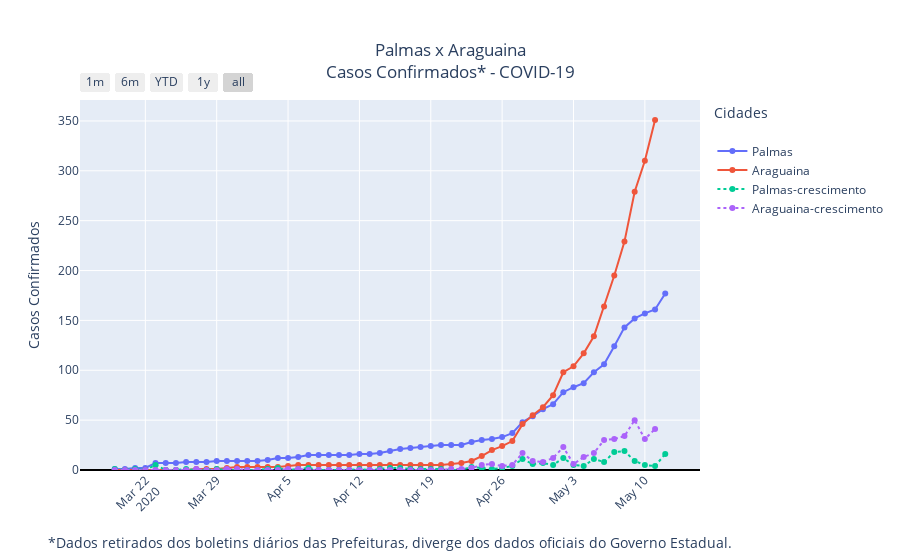

Notebook cell for this chart:
### Code cell
import pandas as pd
from openpyxl import load_workbook
import plotly.offline as py
import plotly.graph_objs as go
import plotly.express as px

py.init_notebook_mode(connected=True)

wb = load_workbook('corona.xlsx')
sheet = wb.active
data = []
palmas = []
araguaina = []
palmas1 = []
araguaina1 = []

for value,value2,value3,value4,value5 in sheet.iter_rows(min_row=2,
                             min_col=1,
                             max_col=5,
                             values_only=True):
    #print(value)
    
    data.append(value)
    palmas.append(value2)
    araguaina.append(value3)
    palmas1.append(value4)
    araguaina1.append(value5)
    
    
layout = go.Layout(title={
                        'text': "Palmas x Araguaina<BR>Casos Confirmados* - COVID-19",
                        'y':0.9,
                        'x':0.5,
                        'xanchor': 'center',
                        'yanchor': 'top'},
                   yaxis={'title':'Casos Confirmados'},
                   xaxis={'title':'*Dados retirados dos boletins diários das Prefeituras, diverge dos dados oficiais do Governo Estadual.'},
                   legend_title_text='Cidades<BR>'
                   )

trace = go.Scatter(x = data,
                   y = palmas,
                   mode = 'markers+lines',
                   name = 'Palmas',
                   #text=palmas,
                   textposition="top center")
trace1 = go.Scatter(x = data,
                   y = araguaina,
                   mode = 'markers+lines',
                   name = 'Araguaina',
                   #text=araguaina,
                   textposition="top center")

trace2 = go.Scatter(x = data,
                   y = palmas1,
                   mode = 'markers+lines',
                   name = 'Palmas-crescimento',
                   #text=palmas,
                   textposition="top center",
                   line=dict(dash='dot'))
trace3 = go.Scatter(x = data,
                   y = araguaina1,
                   mode = 'markers+lines',
                   name = 'Araguaina-crescimento',
                   #text=araguaina,
                   textposition="top center",
                   line=dict(dash='dot'))





data = [trace,trace1,trace2,trace3]

# Criando figura que será exibida

fig = go.Figure(data=data, layout=layout)

fig.update_xaxes(
    #rangeslider_visible=True,
    rangeselector=dict(
        buttons=list([
            dict(count=1, label="1m", step="month", stepmode="backward"),
            dict(count=6, label="6m", step="month", stepmode="backward"),
            dict(count=1, label="YTD", step="year", stepmode="todate"),
            dict(count=1, label="1y", step="year", stepmode="backward"),
            dict(step="all")
        ])
    )
)



fig.update_yaxes(zeroline=True, zerolinewidth=2, zerolinecolor='black')


i=-1
while araguaina[i] is None :
    i=i-1

maiora = araguaina[i]

i=-1
while palmas[i] is None :
    i=i-1

maiorp = palmas[i]

if maiora >= maiorp :
    maior = maiora
else:
    maior = maiorp

fig.update_yaxes(range=[0,maior+20])
fig.update_xaxes(tickangle=-45)

fig.update_layout(hovermode="x")


# Exibindo figura/gráfico


fig.write_html("grafico.html")
py.iplot(fig)

### Figure 1 — Plotly figure (JSON) as saved in the notebook; plotly's stock layout.template omitted (floating-point values rounded to 4 significant figures)
{"data": [{"mode": "markers+lines", "name": "Palmas", "textposition": "top center", "type": "scatter", "x": ["2020-03-19T00:00:00", "2020-03-20T00:00:00", "2020-03-21T00:00:00", "2020-03-22T00:00:00", "2020-03-23T00:00:00", "2020-03-24T00:00:00", "2020-03-25T00:00:00", "2020-03-26T00:00:00", "2020-03-27T00:00:00", "2020-03-28T00:00:00", "2020-03-29T00:00:00", "2020-03-30T00:00:00", "2020-03-31T00:00:00", "2020-04-01T00:00:00", "2020-04-02T00:00:00", "2020-04-03T00:00:00", "2020-04-04T00:00:00", "2020-04-05T00:00:00", "2020-04-06T00:00:00", "2020-04-07T00:00:00", "2020-04-08T00:00:00", "2020-04-09T00:00:00", "2020-04-10T00:00:00", "2020-04-11T00:00:00", "2020-04-12T00:00:00", "2020-04-13T00:00:00", "2020-04-14T00:00:00", "2020-04-15T00:00:00", "2020-04-16T00:00:00", "2020-04-17T00:00:00", "2020-04-18T00:00:00", "2020-04-19T00:00:00", "2020-04-20T00:00:00", "2020-04-21T00:00:00", "2020-04-22T00:00:00", "2020-04-23T00:00:00", "2020-04-24T00:00:00", "2020-04-25T00:00:00", "2020-04-26T00:00:00", "2020-04-27T00:00:00", "2020-04-28T00:00:00", "2020-04-29T00:00:00", "2020-04-30T00:00:00", "2020-05-01T00:00:00", "2020-05-02T00:00:00", "2020-05-03T00:00:00", "2020-05-04T00:00:00", "2020-05-05T00:00:00", "2020-05-06T00:00:00", "2020-05-07T00:00:00", "2020-05-08T00:00:00", "2020-05-09T00:00:00", "2020-05-10T00:00:00", "2020-05-11T00:00:00", "2020-05-12T00:00:00", null], "y": [1, 1, 2, 2, 7, 7, 7, 8, 8, 8, 9, 9, 9, 9, 9, 10, 12, 12, 13, 15, 15, 15, 15, 15, 16, 16, 17, 19, 21, 22, 23, 24, 25, 25, 25, 28, 30, 31, 33, 37, 48, 54, 61, 66, 78, 83, 87, 98, 106, 124, 143, 152, 157, 161, 177, null]}, {"mode": "markers+lines", "name": "Araguaina", "textposition": "top center", "type": "scatter", "x": ["2020-03-19T00:00:00", "2020-03-20T00:00:00", "2020-03-21T00:00:00", "2020-03-22T00:00:00", "2020-03-23T00:00:00", "2020-03-24T00:00:00", "2020-03-25T00:00:00", "2020-03-26T00:00:00", "2020-03-27T00:00:00", "2020-03-28T00:00:00", "2020-03-29T00:00:00", "2020-03-30T00:00:00", "2020-03-31T00:00:00", "2020-04-01T00:00:00", "2020-04-02T00:00:00", "2020-04-03T00:00:00", "2020-04-04T00:00:00", "2020-04-05T00:00:00", "2020-04-06T00:00:00", "2020-04-07T00:00:00", "2020-04-08T00:00:00", "2020-04-09T00:00:00", "2020-04-10T00:00:00", "2020-04-11T00:00:00", "2020-04-12T00:00:00", "2020-04-13T00:00:00", "2020-04-14T00:00:00", "2020-04-15T00:00:00", "2020-04-16T00:00:00", "2020-04-17T00:00:00", "2020-04-18T00:00:00", "2020-04-19T00:00:00", "2020-04-20T00:00:00", "2020-04-21T00:00:00", "2020-04-22T00:00:00", "2020-04-23T00:00:00", "2020-04-24T00:00:00", "2020-04-25T00:00:00", "2020-04-26T00:00:00", "2020-04-27T00:00:00", "2020-04-28T00:00:00", "2020-04-29T00:00:00", "2020-04-30T00:00:00", "2020-05-01T00:00:00", "2020-05-02T00:00:00", "2020-05-03T00:00:00", "2020-05-04T00:00:00", "2020-05-05T00:00:00", "2020-05-06T00:00:00", "2020-05-07T00:00:00", "2020-05-08T00:00:00", "2020-05-09T00:00:00", "2020-05-10T00:00:00", "2020-05-11T00:00:00", "2020-05-12T00:00:00", null], "y": [0, 0, 0, 0, 0, 0, 0, 0, 1, 1, 1, 2, 3, 3, 3, 3, 3, 4, 5, 5, 5, 5, 5, 5, 5, 5, 5, 5, 5, 5, 5, 5, 5, 6, 7, 9, 14, 20, 24, 29, 46, 55, 63, 75, 98, 104, 117, 134, 164, 195, 229, 279, 310, 351, null, null]}, {"line": {"dash": "dot"}, "mode": "markers+lines", "name": "Palmas-crescimento", "textposition": "top center", "type": "scatter", "x": ["2020-03-19T00:00:00", "2020-03-20T00:00:00", "2020-03-21T00:00:00", "2020-03-22T00:00:00", "2020-03-23T00:00:00", "2020-03-24T00:00:00", "2020-03-25T00:00:00", "2020-03-26T00:00:00", "2020-03-27T00:00:00", "2020-03-28T00:00:00", "2020-03-29T00:00:00", "2020-03-30T00:00:00", "2020-03-31T00:00:00", "2020-04-01T00:00:00", "2020-04-02T00:00:00", "2020-04-03T00:00:00", "2020-04-04T00:00:00", "2020-04-05T00:00:00", "2020-04-06T00:00:00", "2020-04-07T00:00:00", "2020-04-08T00:00:00", "2020-04-09T00:00:00", "2020-04-10T00:00:00", "2020-04-11T00:00:00", "2020-04-12T00:00:00", "2020-04-13T00:00:00", "2020-04-14T00:00:00", "2020-04-15T00:00:00", "2020-04-16T00:00:00", "2020-04-17T00:00:00", "2020-04-18T00:00:00", "2020-04-19T00:00:00", "2020-04-20T00:00:00", "2020-04-21T00:00:00", "2020-04-22T00:00:00", "2020-04-23T00:00:00", "2020-04-24T00:00:00", "2020-04-25T00:00:00", "2020-04-26T00:00:00", "2020-04-27T00:00:00", "2020-04-28T00:00:00", "2020-04-29T00:00:00", "2020-04-30T00:00:00", "2020-05-01T00:00:00", "2020-05-02T00:00:00", "2020-05-03T00:00:00", "2020-05-04T00:00:00", "2020-05-05T00:00:00", "2020-05-06T00:00:00", "2020-05-07T00:00:00", "2020-05-08T00:00:00", "2020-05-09T00:00:00", "2020-05-10T00:00:00", "2020-05-11T00:00:00", "2020-05-12T00:00:00", null], "y": [1, 0, 1, 0, 5, 0, 0, 1, 0, 0, 1, 0, 0, 0, 0, 1, 2, 0, 1, 2, 0, 0, 0, 0, 1, 0, 1, 2, 2, 1, 1, 1, 1, 0, 0, 3, 2, 1, 2, 4, 11, 6, 7, 5, 12, 5, 4, 11, 8, 18, 19, 9, 5, 4, 16, null]}, {"line": {"dash": "dot"}, "mode": "markers+lines", "name": "Araguaina-crescimento", "textposition": "top center", "type": "scatter", "x": ["2020-03-19T00:00:00", "2020-03-20T00:00:00", "2020-03-21T00:00:00", "2020-03-22T00:00:00", "2020-03-23T00:00:00", "2020-03-24T00:00:00", "2020-03-25T00:00:00", "2020-03-26T00:00:00", "2020-03-27T00:00:00", "2020-03-28T00:00:00", "2020-03-29T00:00:00", "2020-03-30T00:00:00", "2020-03-31T00:00:00", "2020-04-01T00:00:00", "2020-04-02T00:00:00", "2020-04-03T00:00:00", "2020-04-04T00:00:00", "2020-04-05T00:00:00", "2020-04-06T00:00:00", "2020-04-07T00:00:00", "2020-04-08T00:00:00", "2020-04-09T00:00:00", "2020-04-10T00:00:00", "2020-04-11T00:00:00", "2020-04-12T00:00:00", "2020-04-13T00:00:00", "2020-04-14T00:00:00", "2020-04-15T00:00:00", "2020-04-16T00:00:00", "2020-04-17T00:00:00", "2020-04-18T00:00:00", "2020-04-19T00:00:00", "2020-04-20T00:00:00", "2020-04-21T00:00:00", "2020-04-22T00:00:00", "2020-04-23T00:00:00", "2020-04-24T00:00:00", "2020-04-25T00:00:00", "2020-04-26T00:00:00", "2020-04-27T00:00:00", "2020-04-28T00:00:00", "2020-04-29T00:00:00", "2020-04-30T00:00:00", "2020-05-01T00:00:00", "2020-05-02T00:00:00", "2020-05-03T00:00:00", "2020-05-04T00:00:00", "2020-05-05T00:00:00", "2020-05-06T00:00:00", "2020-05-07T00:00:00", "2020-05-08T00:00:00", "2020-05-09T00:00:00", "2020-05-10T00:00:00", "2020-05-11T00:00:00", "2020-05-12T00:00:00", null], "y": [0, 0, 0, 0, 0, 0, 0, 0, 1, 0, 0, 1, 1, 0, 0, 0, 0, 1, 1, 0, 0, 0, 0, 0, 0, 0, 0, 0, 0, 0, 0, 0, 0, 1, 1, 2, 5, 6, 4, 5, 17, 9, 8, 12, 23, 6, 13, 17, 30, 31, 34, 50, 31, 41, null, null]}], "layout": {"hovermode": "x", "legend": {"title": {"text": "Cidades<BR>"}}, "title": {"text": "Palmas x Araguaina<BR>Casos Confirmados* - COVID-19", "x": 0.5, "xanchor": "center", "y": 0.9, "yanchor": "top"}, "xaxis": {"rangeselector": {"buttons": [{"count": 1, "label": "1m", "step": "month", "stepmode": "backward"}, {"count": 6, "label": "6m", "step": "month", "stepmode": "backward"}, {"count": 1, "label": "YTD", "step": "year", "stepmode": "todate"}, {"count": 1, "label": "1y", "step": "year", "stepmode": "backward"}, {"step": "all"}]}, "tickangle": -45, "title": {"text": "*Dados retirados dos boletins diários das Prefeituras, diverge dos dados oficiais do Governo Estadual."}}, "yaxis": {"range": [0, 371], "title": {"text": "Casos Confirmados"}, "zeroline": true, "zerolinecolor": "black", "zerolinewidth": 2}}}
